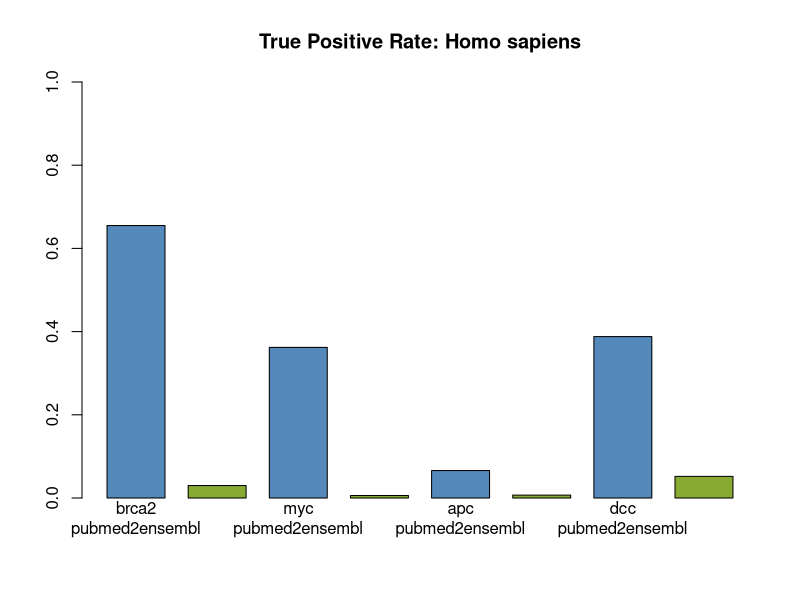
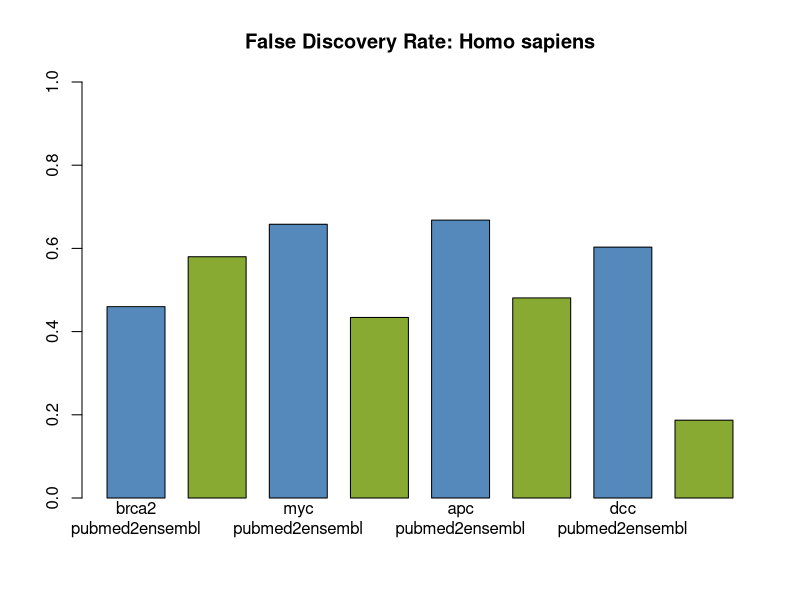
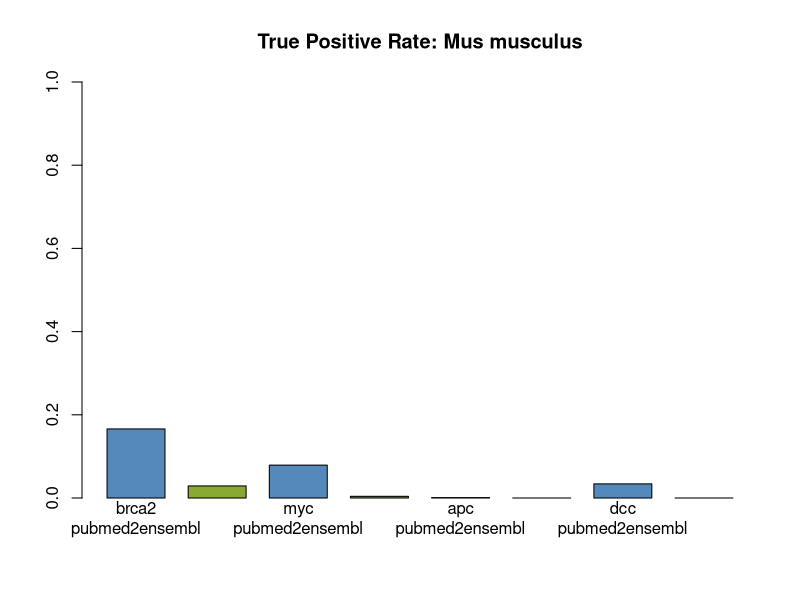
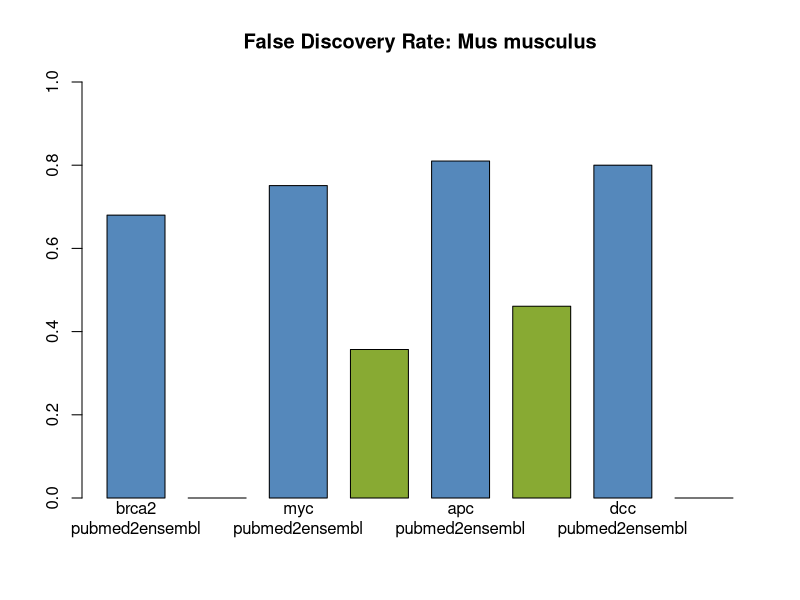
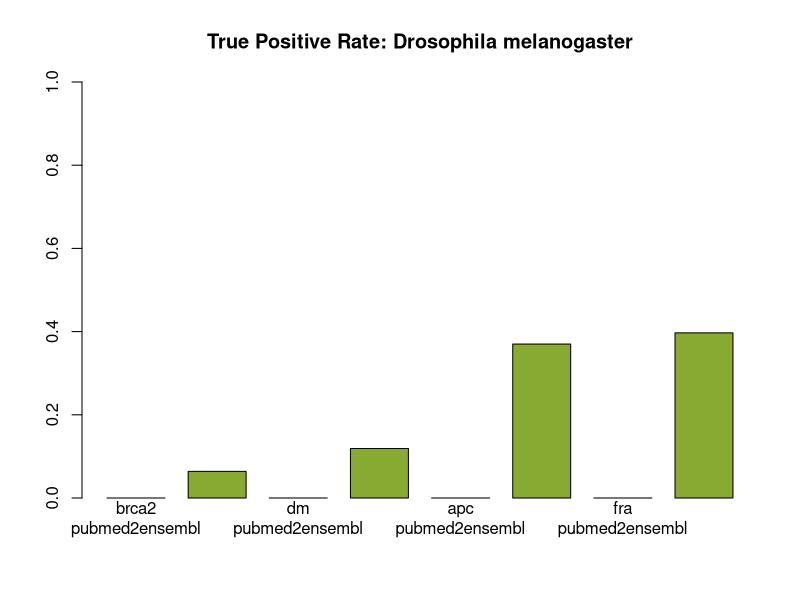
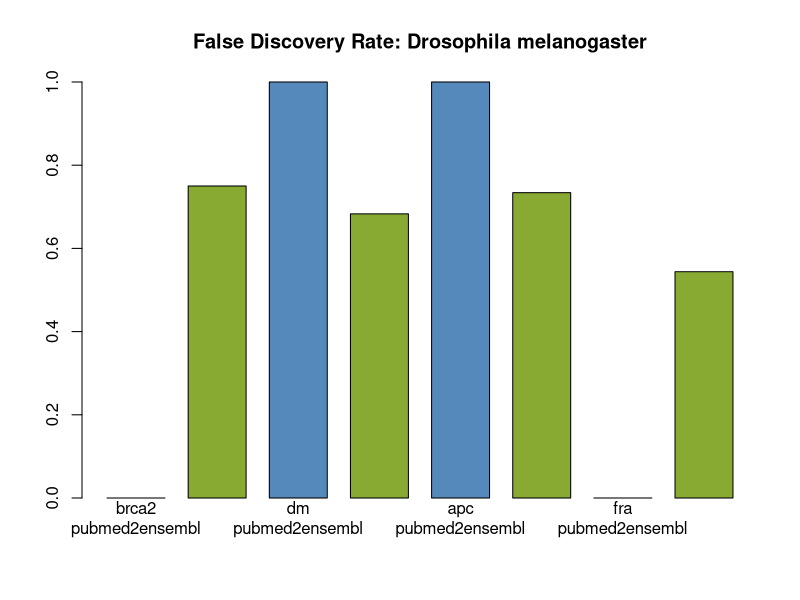
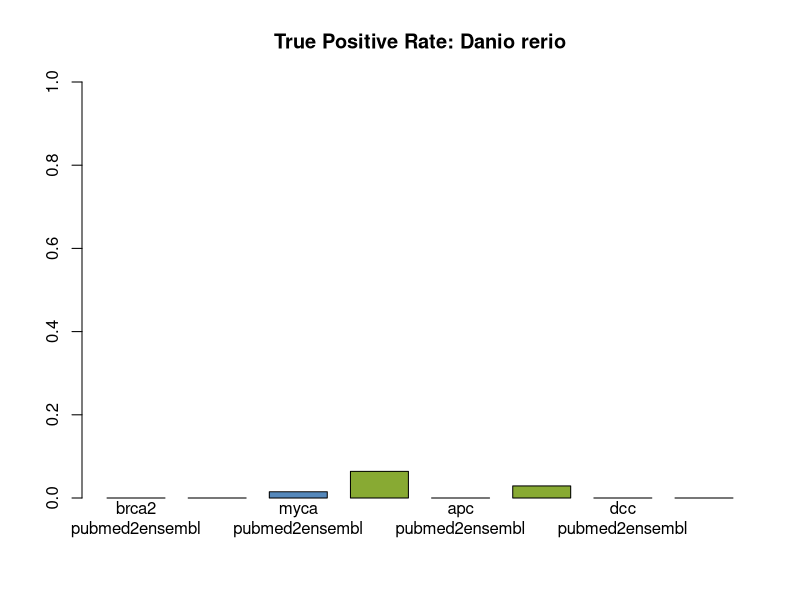
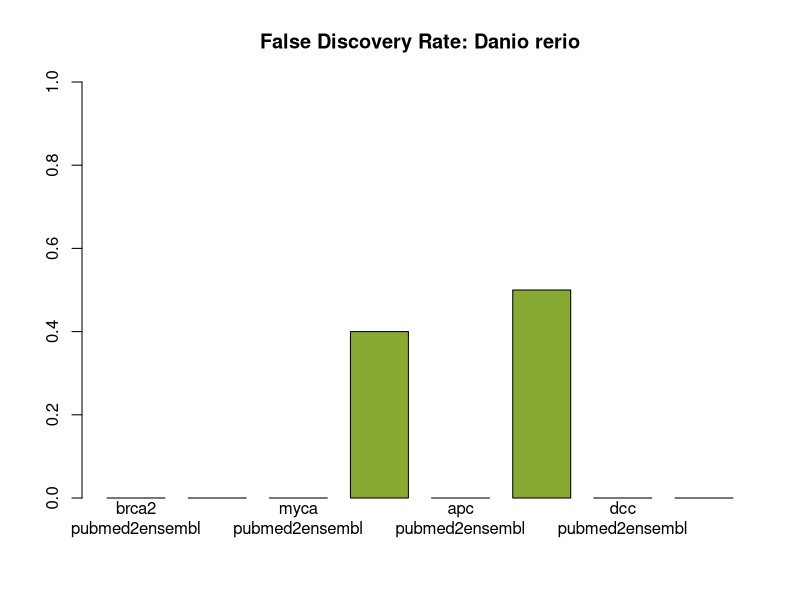

These charts were generated, in order, by the following R code:
library(calibrate)

summary_plot <- function(species) {
    xlabels = paste(tsv[tsv$Species==species,]$Gene.Symbol,
                tsv[tsv$Species==species,]$Service, sep='\n')
    
    if (species == "humans") {
        species_name <- "Homo sapiens"
    } else if (species == "mice") {
        species_name <- "Mus musculus"
    } else if (species == "drosophila+melanogaster") {
        species_name <- "Drosophila melanogaster"
    } else if (species == "danio+rerio") {
        species_name <- "Danio rerio"
    }
    
    name <- paste(species, "_tpr.png", sep="")
    title <- paste("True Positive Rate:", species_name, sep=" ")
    png(filename = name, width=650, height=400, units="px", pointsize=10, bg="white")
    barplot(tsv[tsv$Species==species,]$True.Positive.Rate, ylim=c(0,1), names.arg=xlabels,
              col=colors, main=title, space=0.4)
    dev.off()
    
    name <- paste(species, "_fdr.png", sep="")
    title <- paste("False Discovery Rate:", species_name, sep=" ")
    png(filename = name, width=650, height=400, units="px", pointsize=10, bg="white")
    barplot(tsv[tsv$Species==species,]$False.Discovery.Rate, ylim=c(0,1), names.arg=xlabels,
              col=colors, main=title, space=0.4)
    dev.off()
}

tsv <- read.delim("opacmo_pubmed2ensembl56.tsv", header=T, stringsAsFactors=F)

# Some renaming to adjust for the actual gene symbol that was queried:
x <- tsv[tsv$Species=='drosophila+melanogaster' & tsv$Gene.Symbol=='Myc',]
x$Gene.Symbol <- 'dm'
tsv[tsv$Species=='drosophila+melanogaster' & tsv$Gene.Symbol=='Myc',] <- x
x <- tsv[tsv$Species=='drosophila+melanogaster' & tsv$Gene.Symbol=='DCC',]
x$Gene.Symbol <- 'fra'
tsv[tsv$Species=='drosophila+melanogaster' & tsv$Gene.Symbol=='DCC',] <- x
x <- tsv[tsv$Species=='danio+rerio' & tsv$Gene.Symbol=='Myc',]
x$Gene.Symbol <- 'myca'
tsv[tsv$Species=='danio+rerio' & tsv$Gene.Symbol=='Myc',] <- x

# The queries to PubMed Central via NCBI's interface are really case
# insensitive, so we should expose that here as well:
x <- tsv$Gene.Symbol
tsv$Gene.Symbol <- tolower(x)

colors = c('#5588bb', '#88aa33')

summary_plot('humans')
summary_plot('mice')
summary_plot('drosophila+melanogaster')
summary_plot('danio+rerio')
